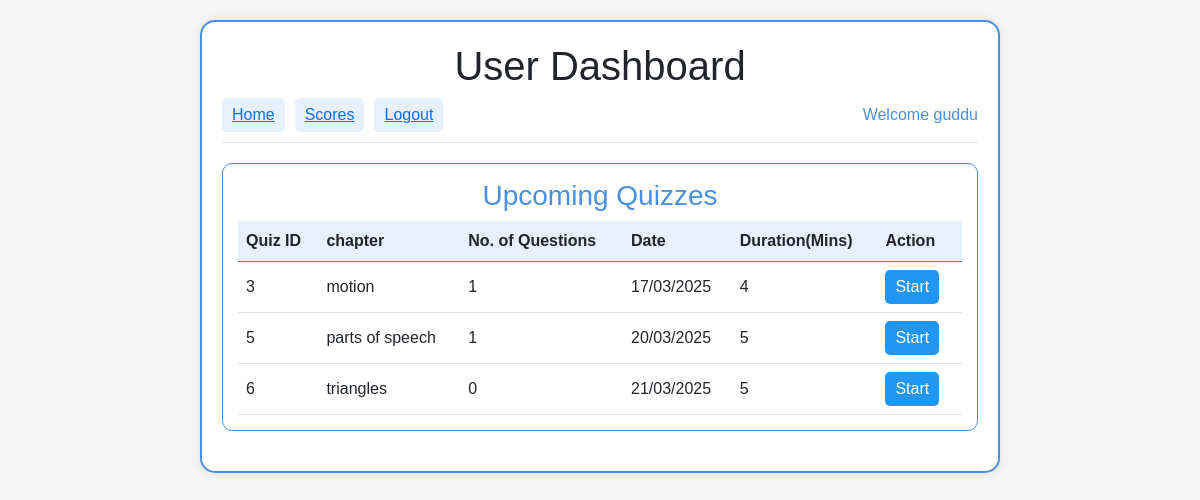
The page /user_dashboard (signed in) on the database its author committed.
### application/models.py (models this page shows)
class User(db.Model):
    id=db.Column(db.Integer(),primary_key=True)
    username=db.Column(db.String(),unique=True,nullable=False)
    password=db.Column(db.String(),nullable=False)
    fullname=db.Column(db.String(),nullable=False,)
    qualification=db.Column(db.String(),nullable=False)
    dob=db.Column(db.String())
    type=db.Column(db.String(),default="general")
    scores = db.relationship('Score', backref='user', lazy=True)

class Quiz(db.Model):
    id = db.Column(db.Integer(), primary_key=True)
    chapter_id = db.Column(db.Integer(), db.ForeignKey('chapter.id'), nullable=False)
    date_of_quiz = db.Column(db.DateTime())
    time_duration = db.Column(db.Integer(),nullable=False)  # in minutes
    questions = db.relationship('Question', backref='quiz', lazy='dynamic')
    scores = db.relationship('Score', backref='quiz', lazy=True, cascade="all, delete-orphan")

class Chapter(db.Model):
    id = db.Column(db.Integer(), primary_key=True)
    name = db.Column(db.String(), nullable=False, unique=True)
    description = db.Column(db.Text())
    subject_id = db.Column(db.Integer(), db.ForeignKey('subject.id'), nullable=False)
    quizzes = db.relationship('Quiz', backref='chapter', lazy='dynamic')

### application/controllers.py (the view)
@app.route("/user_dashboard")
def user_dashboard():
    username = session.get('username')
    if not username:
        return redirect("/login")
    this_user = User.query.filter_by(username=username).first()
    if not this_user:
        return redirect("/login")
    quizzes = Quiz.query.all()
    chapters = Chapter.query.all()
    return render_template("user/user_dashboard.html", this_user=this_user, quizzes=quizzes, chapters=chapters)

### templates/user/user_dashboard.html (shortened to what this page needs)
<!DOCTYPE html>
<html lang="en">
<head>
    <link rel="stylesheet" href="../static/style.css">
    <link href="https://cdn.jsdelivr.net/npm/bootstrap@5.3.3/dist/css/bootstrap.min.css" rel="stylesheet">
</head>
<body>
    <div class="container" >
        <h1 class="dashboard-header"  style="text-align: center;">User Dashboard</h1>
        <div class="header">
            <div class="nav">
                <a class="nav-item" href="/user_dashboard" type="button">Home</a>
                <a class="nav-item" href="/user_score" type="button">Scores</a>
                 <a class="nav-item" href="/logout">Logout</a>
            </div>
            <div class="welcome">Welcome {{this_user.fullname}}</div>
        </div>
        <div class="panel">
            <h3 class="panel-title"  style="text-align: center;">Upcoming Quizzes</h3>
            <table>
                <thead>
                    <tr style="text-align: right;">
                        <th>Quiz ID</th>
                        <th>chapter</th>
                        <th>No. of Questions</th>
                        <th>Date</th>
                        <th>Duration(Mins)</th>
                        <th>Action</th>
                    </tr>
                </thead>
                <tbody >
                    {% for quiz in quizzes %}
                    <tr>
                        <td>{{ quiz.id }}</td>
                        <td>{{ quiz.chapter.name }}</td>
                        <td>{{ quiz.questions.count() }}</td>
                        <td type="date">{{ quiz.date_of_quiz.strftime('%d/%m/%Y') }}</td>
                        <td type="time">{{ quiz.time_duration }}</td>
                        <td>
                            <div class="button start" onclick="window.location.href='/start_quiz/{{ quiz.id }}'">Start</div>
                        </td>
                    </tr>
                    {% endfor %}
                </tbody>
            </table>
        </div>
    </div>
</body>
</html>

### static/style.css (style rules this page uses)
* { margin:0px }

### templates/user/user_dashboard.html (style rules this page uses)
body { font-family: Arial, sans-serif; margin: 0; padding: 0; background-color: #f5f5f5; }
.container { max-width: 800px; margin: 20px auto; background-color: white; border: 2px solid #4a90e2; border-radius: 15px; padding: 20px; box-shadow: 0 0 10px rgba(0,0,0,0.1); }
.header { border-bottom: 1px solid #e0e0e0; padding-bottom: 10px; margin-bottom: 20px; display: flex; justify-content: space-between; align-items: center; }
.nav { display: flex; gap: 10px; }
.nav-item { padding: 5px 10px; background-color: #e6f0ff; border-radius: 5px; cursor: pointer; }
.welcome { color: #4a90e2; }
.panel { border: 1px solid #4a90e2; border-radius: 10px; padding: 15px; margin-bottom: 20px; }
.panel-title { margin-top: 0; color: #4a90e2; }
table { width: 100%; border-collapse: collapse; }
th { background-color: #e6f0ff; padding: 8px; text-align: left; border-bottom: 1px solid #4a90e2; }
td { padding: 8px; border-bottom: 1px solid #e0e0e0; }
.button { padding: 5px 10px; border-radius: 5px; color: white; text-align: center; cursor: pointer; display: inline-block; margin-right: 5px; }
.button.start { background-color: #2196F3; }

### rows shown on the page
User: fullname "guddu"
Quiz: id "3", chapter.name "motion", questions.count "1", date_of_quiz "17/03/2025", time_duration "4"
Quiz: id "5", chapter.name "parts of speech", questions.count "1", date_of_quiz "20/03/2025", time_duration "5"
Quiz: id "6", chapter.name "triangles", questions.count "0", date_of_quiz "21/03/2025", time_duration "5"
